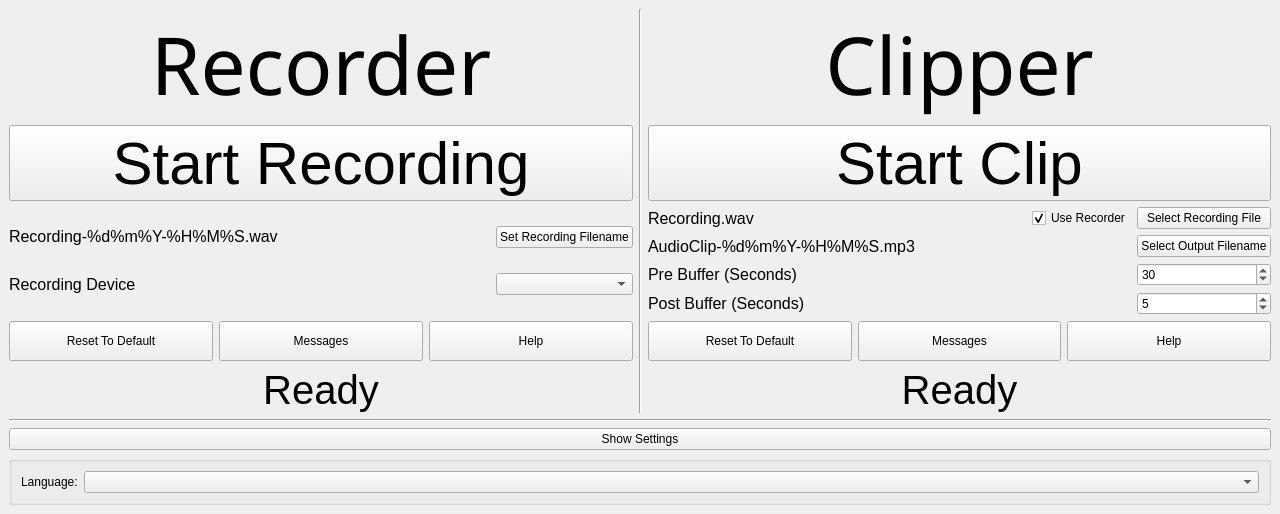
<?xml version="1.0" encoding="UTF-8"?>
<ui version="4.0">
 <class>MainWindow</class>
 <widget class="QMainWindow" name="MainWindow">
  <property name="geometry">
   <rect>
    <x>0</x>
    <y>0</y>
    <width>1280</width>
    <height>500</height>
   </rect>
  </property>
  <property name="sizePolicy">
   <sizepolicy hsizetype="Preferred" vsizetype="Preferred">
    <horstretch>0</horstretch>
    <verstretch>0</verstretch>
   </sizepolicy>
  </property>
  <property name="windowTitle">
   <string>Live Audio Tool</string>
  </property>
  <property name="locale">
   <locale language="English" country="UnitedKingdom"/>
  </property>
  <widget class="QWidget" name="WindowWidget">
   <property name="enabled">
    <bool>true</bool>
   </property>
   <property name="sizePolicy">
    <sizepolicy hsizetype="Minimum" vsizetype="Minimum">
     <horstretch>0</horstretch>
     <verstretch>0</verstretch>
    </sizepolicy>
   </property>
   <layout class="QVBoxLayout" name="verticalLayout">
    <item>
     <layout class="QGridLayout" name="ToolLayout" columnstretch="630,0,630" columnminimumwidth="600,0,600">
      <property name="sizeConstraint">
       <enum>QLayout::SetMinAndMaxSize</enum>
      </property>
      <item row="1" column="0">
       <widget class="QPushButton" name="RecStartStop">
        <property name="sizePolicy">
         <sizepolicy hsizetype="Preferred" vsizetype="MinimumExpanding">
          <horstretch>0</horstretch>
          <verstretch>0</verstretch>
         </sizepolicy>
        </property>
        <property name="font">
         <font>
          <pointsize>45</pointsize>
         </font>
        </property>
        <property name="locale">
         <locale language="English" country="UnitedKingdom"/>
        </property>
        <property name="text">
         <string>Start Recording</string>
        </property>
       </widget>
      </item>
      <item row="2" column="2">
       <layout class="QGridLayout" name="ClipSettingsLayout">
        <property name="sizeConstraint">
         <enum>QLayout::SetMinAndMaxSize</enum>
        </property>
        <item row="3" column="0">
         <widget class="QLabel" name="ClipPostBufferLab">
          <property name="sizePolicy">
           <sizepolicy hsizetype="MinimumExpanding" vsizetype="Preferred">
            <horstretch>0</horstretch>
            <verstretch>0</verstretch>
           </sizepolicy>
          </property>
          <property name="font">
           <font>
            <pointsize>12</pointsize>
           </font>
          </property>
          <property name="locale">
           <locale language="English" country="UnitedKingdom"/>
          </property>
          <property name="text">
           <string>Post Buffer (Seconds)</string>
          </property>
         </widget>
        </item>
        <item row="1" column="0">
         <widget class="QLabel" name="ClipOutputFileLab">
          <property name="sizePolicy">
           <sizepolicy hsizetype="Ignored" vsizetype="Preferred">
            <horstretch>0</horstretch>
            <verstretch>0</verstretch>
           </sizepolicy>
          </property>
          <property name="font">
           <font>
            <pointsize>12</pointsize>
           </font>
          </property>
          <property name="locale">
           <locale language="English" country="UnitedKingdom"/>
          </property>
          <property name="text">
           <string>AudioClip-%d%m%Y-%H%M%S.mp3</string>
          </property>
         </widget>
        </item>
        <item row="0" column="2">
         <widget class="QPushButton" name="ClipRecordingFileButton">
          <property name="enabled">
           <bool>true</bool>
          </property>
          <property name="sizePolicy">
           <sizepolicy hsizetype="Minimum" vsizetype="Fixed">
            <horstretch>0</horstretch>
            <verstretch>0</verstretch>
           </sizepolicy>
          </property>
          <property name="minimumSize">
           <size>
            <width>0</width>
            <height>0</height>
           </size>
          </property>
          <property name="locale">
           <locale language="English" country="UnitedKingdom"/>
          </property>
          <property name="text">
           <string>Select Recording File</string>
          </property>
         </widget>
        </item>
        <item row="2" column="0">
         <widget class="QLabel" name="ClipPreBufferLab">
          <property name="sizePolicy">
           <sizepolicy hsizetype="MinimumExpanding" vsizetype="Expanding">
            <horstretch>0</horstretch>
            <verstretch>0</verstretch>
           </sizepolicy>
          </property>
          <property name="font">
           <font>
            <pointsize>12</pointsize>
           </font>
          </property>
          <property name="locale">
           <locale language="English" country="UnitedKingdom"/>
          </property>
          <property name="text">
           <string>Pre Buffer (Seconds)</string>
          </property>
         </widget>
        </item>
        <item row="1" column="2">
         <widget class="QPushButton" name="ClipOutputFileButton">
          <property name="sizePolicy">
           <sizepolicy hsizetype="Minimum" vsizetype="Fixed">
            <horstretch>0</horstretch>
            <verstretch>0</verstretch>
           </sizepolicy>
          </property>
          <property name="locale">
           <locale language="English" country="UnitedKingdom"/>
          </property>
          <property name="text">
           <string>Select Output Filename</string>
          </property>
         </widget>
        </item>
        <item row="2" column="2">
         <widget class="QSpinBox" name="ClipPreBufferSpin">
          <property name="sizePolicy">
           <sizepolicy hsizetype="Minimum" vsizetype="Fixed">
            <horstretch>0</horstretch>
            <verstretch>0</verstretch>
           </sizepolicy>
          </property>
          <property name="locale">
           <locale language="English" country="UnitedKingdom"/>
          </property>
          <property name="value">
           <number>30</number>
          </property>
         </widget>
        </item>
        <item row="3" column="2">
         <widget class="QSpinBox" name="ClipPostBufferSpin">
          <property name="sizePolicy">
           <sizepolicy hsizetype="Minimum" vsizetype="Fixed">
            <horstretch>0</horstretch>
            <verstretch>0</verstretch>
           </sizepolicy>
          </property>
          <property name="locale">
           <locale language="English" country="UnitedKingdom"/>
          </property>
          <property name="value">
           <number>5</number>
          </property>
         </widget>
        </item>
        <item row="0" column="0">
         <widget class="QLabel" name="ClipRecordingFileLab">
          <property name="sizePolicy">
           <sizepolicy hsizetype="Ignored" vsizetype="Preferred">
            <horstretch>0</horstretch>
            <verstretch>0</verstretch>
           </sizepolicy>
          </property>
          <property name="font">
           <font>
            <pointsize>12</pointsize>
           </font>
          </property>
          <property name="locale">
           <locale language="English" country="UnitedKingdom"/>
          </property>
          <property name="text">
           <string>Recording.wav</string>
          </property>
         </widget>
        </item>
        <item row="0" column="1">
         <widget class="QCheckBox" name="ClipUseRecorderCheck">
          <property name="sizePolicy">
           <sizepolicy hsizetype="Minimum" vsizetype="Fixed">
            <horstretch>0</horstretch>
            <verstretch>0</verstretch>
           </sizepolicy>
          </property>
          <property name="locale">
           <locale language="English" country="UnitedKingdom"/>
          </property>
          <property name="text">
           <string>Use Recorder</string>
          </property>
          <property name="checked">
           <bool>true</bool>
          </property>
         </widget>
        </item>
       </layout>
      </item>
      <item row="0" column="0">
       <widget class="QLabel" name="RecTitleLabel">
        <property name="sizePolicy">
         <sizepolicy hsizetype="Preferred" vsizetype="MinimumExpanding">
          <horstretch>0</horstretch>
          <verstretch>0</verstretch>
         </sizepolicy>
        </property>
        <property name="font">
         <font>
          <family>Sans Serif</family>
          <pointsize>60</pointsize>
         </font>
        </property>
        <property name="locale">
         <locale language="English" country="UnitedKingdom"/>
        </property>
        <property name="text">
         <string>Recorder</string>
        </property>
        <property name="alignment">
         <set>Qt::AlignCenter</set>
        </property>
       </widget>
      </item>
      <item row="1" column="2">
       <widget class="QPushButton" name="ClipStartStop">
        <property name="sizePolicy">
         <sizepolicy hsizetype="Preferred" vsizetype="MinimumExpanding">
          <horstretch>0</horstretch>
          <verstretch>0</verstretch>
         </sizepolicy>
        </property>
        <property name="font">
         <font>
          <pointsize>45</pointsize>
         </font>
        </property>
        <property name="locale">
         <locale language="English" country="UnitedKingdom"/>
        </property>
        <property name="text">
         <string>Start Clip</string>
        </property>
       </widget>
      </item>
      <item row="4" column="2">
       <widget class="QLabel" name="ClipStatusLabel">
        <property name="sizePolicy">
         <sizepolicy hsizetype="Preferred" vsizetype="MinimumExpanding">
          <horstretch>0</horstretch>
          <verstretch>0</verstretch>
         </sizepolicy>
        </property>
        <property name="font">
         <font>
          <pointsize>30</pointsize>
         </font>
        </property>
        <property name="locale">
         <locale language="English" country="UnitedKingdom"/>
        </property>
        <property name="text">
         <string>Ready</string>
        </property>
        <property name="alignment">
         <set>Qt::AlignCenter</set>
        </property>
       </widget>
      </item>
      <item row="2" column="0">
       <layout class="QGridLayout" name="RecSettingsLayout">
        <property name="sizeConstraint">
         <enum>QLayout::SetMinAndMaxSize</enum>
        </property>
        <item row="1" column="0">
         <widget class="QLabel" name="RecDeviceLab">
          <property name="sizePolicy">
           <sizepolicy hsizetype="MinimumExpanding" vsizetype="Preferred">
            <horstretch>0</horstretch>
            <verstretch>0</verstretch>
           </sizepolicy>
          </property>
          <property name="font">
           <font>
            <pointsize>12</pointsize>
           </font>
          </property>
          <property name="locale">
           <locale language="English" country="UnitedKingdom"/>
          </property>
          <property name="text">
           <string>Recording Device</string>
          </property>
         </widget>
        </item>
        <item row="0" column="0">
         <widget class="QLabel" name="RecOutputFileLab">
          <property name="sizePolicy">
           <sizepolicy hsizetype="Ignored" vsizetype="Fixed">
            <horstretch>0</horstretch>
            <verstretch>0</verstretch>
           </sizepolicy>
          </property>
          <property name="font">
           <font>
            <pointsize>12</pointsize>
           </font>
          </property>
          <property name="locale">
           <locale language="English" country="UnitedKingdom"/>
          </property>
          <property name="text">
           <string>Recording-%d%m%Y-%H%M%S.wav</string>
          </property>
         </widget>
        </item>
        <item row="1" column="1">
         <widget class="QComboBox" name="RecDeviceCombo">
          <property name="sizePolicy">
           <sizepolicy hsizetype="Minimum" vsizetype="Fixed">
            <horstretch>0</horstretch>
            <verstretch>0</verstretch>
           </sizepolicy>
          </property>
          <property name="locale">
           <locale language="English" country="UnitedKingdom"/>
          </property>
         </widget>
        </item>
        <item row="0" column="1">
         <widget class="QPushButton" name="RecSetFilename">
          <property name="sizePolicy">
           <sizepolicy hsizetype="Minimum" vsizetype="Fixed">
            <horstretch>0</horstretch>
            <verstretch>0</verstretch>
           </sizepolicy>
          </property>
          <property name="locale">
           <locale language="English" country="UnitedKingdom"/>
          </property>
          <property name="text">
           <string>Set Recording Filename</string>
          </property>
         </widget>
        </item>
       </layout>
      </item>
      <item row="0" column="2">
       <widget class="QLabel" name="ClipTitleLabel">
        <property name="sizePolicy">
         <sizepolicy hsizetype="Preferred" vsizetype="MinimumExpanding">
          <horstretch>0</horstretch>
          <verstretch>0</verstretch>
         </sizepolicy>
        </property>
        <property name="font">
         <font>
          <family>Sans Serif</family>
          <pointsize>60</pointsize>
         </font>
        </property>
        <property name="locale">
         <locale language="English" country="UnitedKingdom"/>
        </property>
        <property name="text">
         <string>Clipper</string>
        </property>
        <property name="alignment">
         <set>Qt::AlignCenter</set>
        </property>
       </widget>
      </item>
      <item row="3" column="2">
       <layout class="QGridLayout" name="ClipBottomButtons">
        <property name="sizeConstraint">
         <enum>QLayout::SetMinAndMaxSize</enum>
        </property>
        <item row="0" column="0">
         <widget class="QPushButton" name="ClipResetDefaultButton">
          <property name="sizePolicy">
           <sizepolicy hsizetype="MinimumExpanding" vsizetype="Fixed">
            <horstretch>0</horstretch>
            <verstretch>0</verstretch>
           </sizepolicy>
          </property>
          <property name="minimumSize">
           <size>
            <width>0</width>
            <height>40</height>
           </size>
          </property>
          <property name="locale">
           <locale language="English" country="UnitedKingdom"/>
          </property>
          <property name="text">
           <string>Reset To Default</string>
          </property>
         </widget>
        </item>
        <item row="0" column="1">
         <widget class="QPushButton" name="ClipMessagesButton">
          <property name="sizePolicy">
           <sizepolicy hsizetype="MinimumExpanding" vsizetype="Fixed">
            <horstretch>0</horstretch>
            <verstretch>0</verstretch>
           </sizepolicy>
          </property>
          <property name="minimumSize">
           <size>
            <width>0</width>
            <height>40</height>
           </size>
          </property>
          <property name="locale">
           <locale language="English" country="UnitedKingdom"/>
          </property>
          <property name="text">
           <string>Messages</string>
          </property>
         </widget>
        </item>
        <item row="0" column="2">
         <widget class="QPushButton" name="ClipHelpButton">
          <property name="sizePolicy">
           <sizepolicy hsizetype="MinimumExpanding" vsizetype="Fixed">
            <horstretch>0</horstretch>
            <verstretch>0</verstretch>
           </sizepolicy>
          </property>
          <property name="minimumSize">
           <size>
            <width>0</width>
            <height>40</height>
           </size>
          </property>
          <property name="locale">
           <locale language="English" country="UnitedKingdom"/>
          </property>
          <property name="text">
           <string>Help</string>
          </property>
         </widget>
        </item>
       </layout>
      </item>
      <item row="3" column="0">
       <layout class="QGridLayout" name="RecBottomButtons">
        <property name="sizeConstraint">
         <enum>QLayout::SetMinAndMaxSize</enum>
        </property>
        <item row="0" column="0">
         <widget class="QPushButton" name="RecResetDefaultButton">
          <property name="sizePolicy">
           <sizepolicy hsizetype="MinimumExpanding" vsizetype="Fixed">
            <horstretch>0</horstretch>
            <verstretch>0</verstretch>
           </sizepolicy>
          </property>
          <property name="minimumSize">
           <size>
            <width>0</width>
            <height>40</height>
           </size>
          </property>
          <property name="locale">
           <locale language="English" country="UnitedKingdom"/>
          </property>
          <property name="text">
           <string>Reset To Default</string>
          </property>
         </widget>
        </item>
        <item row="0" column="1">
         <widget class="QPushButton" name="RecMessagesButton">
          <property name="sizePolicy">
           <sizepolicy hsizetype="MinimumExpanding" vsizetype="Fixed">
            <horstretch>0</horstretch>
            <verstretch>0</verstretch>
           </sizepolicy>
          </property>
          <property name="minimumSize">
           <size>
            <width>0</width>
            <height>40</height>
           </size>
          </property>
          <property name="locale">
           <locale language="English" country="UnitedKingdom"/>
          </property>
          <property name="text">
           <string>Messages</string>
          </property>
         </widget>
        </item>
        <item row="0" column="2">
         <widget class="QPushButton" name="RecHelpButton">
          <property name="sizePolicy">
           <sizepolicy hsizetype="MinimumExpanding" vsizetype="Fixed">
            <horstretch>0</horstretch>
            <verstretch>0</verstretch>
           </sizepolicy>
          </property>
          <property name="minimumSize">
           <size>
            <width>0</width>
            <height>40</height>
           </size>
          </property>
          <property name="locale">
           <locale language="English" country="UnitedKingdom"/>
          </property>
          <property name="text">
           <string>Help</string>
          </property>
         </widget>
        </item>
       </layout>
      </item>
      <item row="4" column="0">
       <widget class="QLabel" name="RecStatusLabel">
        <property name="sizePolicy">
         <sizepolicy hsizetype="Preferred" vsizetype="MinimumExpanding">
          <horstretch>0</horstretch>
          <verstretch>0</verstretch>
         </sizepolicy>
        </property>
        <property name="font">
         <font>
          <pointsize>30</pointsize>
         </font>
        </property>
        <property name="locale">
         <locale language="English" country="UnitedKingdom"/>
        </property>
        <property name="text">
         <string>Ready</string>
        </property>
        <property name="alignment">
         <set>Qt::AlignCenter</set>
        </property>
       </widget>
      </item>
      <item row="0" column="1" rowspan="5">
       <widget class="Line" name="VerticalToolSeparator">
        <property name="locale">
         <locale language="English" country="UnitedKingdom"/>
        </property>
        <property name="orientation">
         <enum>Qt::Vertical</enum>
        </property>
       </widget>
      </item>
     </layout>
    </item>
    <item>
     <widget class="Line" name="HorizontalSeparator">
      <property name="orientation">
       <enum>Qt::Horizontal</enum>
      </property>
     </widget>
    </item>
    <item>
     <widget class="QPushButton" name="ShowHideSettingsButton">
      <property name="text">
       <string>Show Settings</string>
      </property>
     </widget>
    </item>
    <item>
     <widget class="QGroupBox" name="SettingsBox">
      <property name="title">
       <string/>
      </property>
      <property name="alignment">
       <set>Qt::AlignCenter</set>
      </property>
      <property name="flat">
       <bool>true</bool>
      </property>
      <property name="checkable">
       <bool>false</bool>
      </property>
      <layout class="QGridLayout" name="gridLayout">
       <item row="0" column="1">
        <widget class="QComboBox" name="LanguageComboBox"/>
       </item>
       <item row="0" column="0">
        <widget class="QLabel" name="LanguageLabel">
         <property name="sizePolicy">
          <sizepolicy hsizetype="Maximum" vsizetype="Preferred">
           <horstretch>0</horstretch>
           <verstretch>0</verstretch>
          </sizepolicy>
         </property>
         <property name="text">
          <string>Language:</string>
         </property>
        </widget>
       </item>
      </layout>
     </widget>
    </item>
   </layout>
  </widget>
  <action name="actionLANG">
   <property name="text">
    <string>LANG</string>
   </property>
  </action>
 </widget>
 <resources/>
 <connections/>
</ui>
